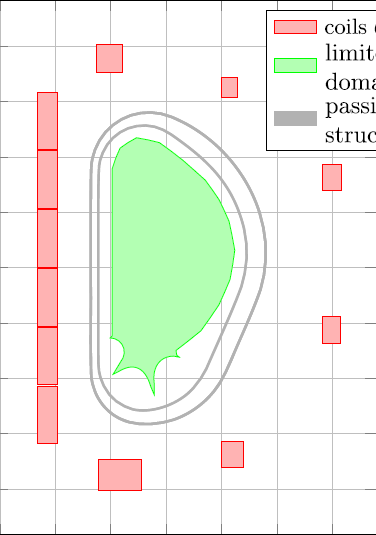
#> input picture FreeBoundary/notebooks/ITER_figure.png, 376 x 535 px
$ jupyter execute --allow-errors Generate_ITER_mesh.ipynb
#> lines starting #> are read from the running program, lines starting #| are printed output that depends on the picture; after the words box and inside, x2 and y2 are one past the last pixel; in counts of white or black regions, pixels touching at a corner belong together
[cell 1]
import cv2
import numpy as np
import matplotlib.pyplot as plt
from scipy.interpolate import splprep, splev

import gmsh
from firedrake import *
from firedrake.pyplot import triplot

## ITER mesh generation

In this notebook, starting from an image of a ITER mesh, an equal mesh compatible with Firedrake is generated using gmsh.
The splines that provide the shape of the vacuum vessel walls and the limiter are extracted using imaging tecniques.
The coordinates of the coils rectangles are extracted by ..
The mesh is then generated using the gmsh python library.

[cell 2]
# Load the image
img = cv2.imread("ITER_figure.png")
#> img is the input picture: shape (535, 376, 3); mean B, G, R 233.6, 242.8, 239.7
plt.imshow(img)
plt.axis('off')
plt.show()

# Extract splines from black/white image

To allow spline extraction with cv2, first the background grid needs to be eliminated from the image since it pollutes the binary black/white image used to extract the spline

[cell 3]
# Convert to HSV for red and green detection
hsv = cv2.cvtColor(img, cv2.COLOR_BGR2HSV)
#> hsv: shape (535, 376, 3); mean H, S, V 6.9, 15.3, 248.9

# --- RED COILS MASK ---
lower_red1 = np.array([0, 70, 50])
upper_red1 = np.array([10, 255, 255])
mask_red1 = cv2.inRange(hsv, lower_red1, upper_red1)
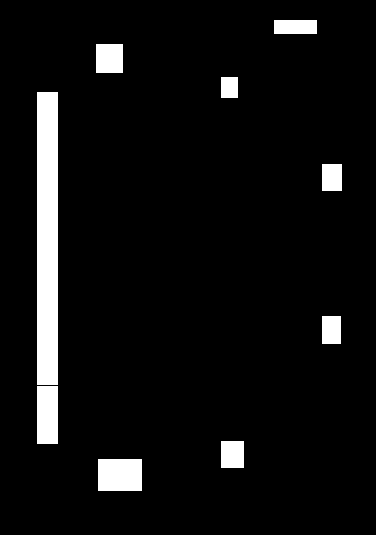
#> mask_red1: shape (535, 376); 6.1% white; 9 white regions, largest, box (x1, y1, x2, y2) and area: (37, 92, 58, 385) 6153, (98, 459, 142, 491) 1408, (37, 386, 58, 444) 1218

lower_red2 = np.array([170, 70, 50])
upper_red2 = np.array([180, 255, 255])
mask_red2 = cv2.inRange(hsv, lower_red2, upper_red2)
#> mask_red2: shape (535, 376); every value is 0

mask_red = cv2.bitwise_or(mask_red1, mask_red2)

# --- GREEN LIMITER MASK ---
lower_green = np.array([40, 40, 40])
upper_green = np.array([90, 255, 255])
mask_green = cv2.inRange(hsv, lower_green, upper_green)
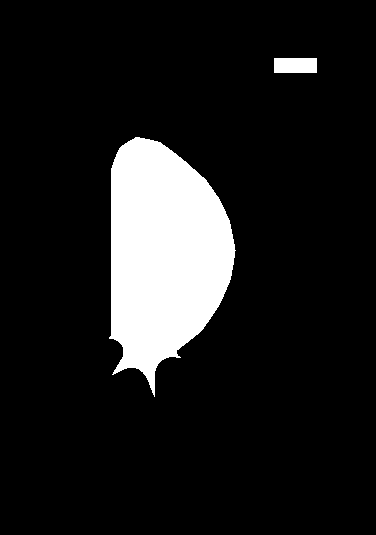
#> mask_green: shape (535, 376); 11.4% white; 2 white regions, box (x1, y1, x2, y2) and area: (109, 137, 236, 397) 22326, (274, 58, 317, 73) 645

# --- DARK & GREY VESSEL MASK (using grayscale) ---
# The vessel walls are light gray, but not as light as the white background grid.
# We'll threshold for a range that captures gray but excludes the white grid.

# Assume: grid is pure white (255), vessel walls are light gray (e.g., 180-230)
# You may need to adjust these values based on your image.

# Create mask for gray vessel walls
gray = cv2.cvtColor(img, cv2.COLOR_BGR2GRAY)
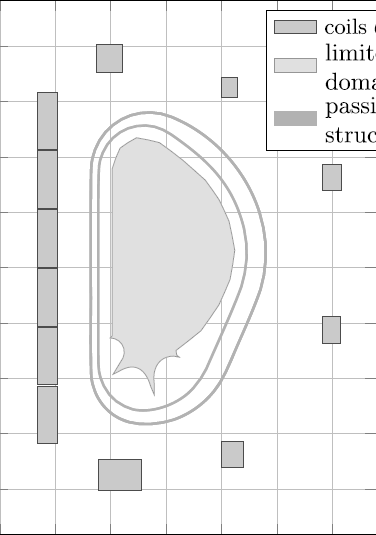
#> gray: shape (535, 376); min 0, max 255, mean 240.9
lower_gray = 160  # lower bound for vessel wall gray
upper_gray = 190  # upper bound for vessel wall gray
mask_gray = cv2.inRange(gray, lower_gray, upper_gray)
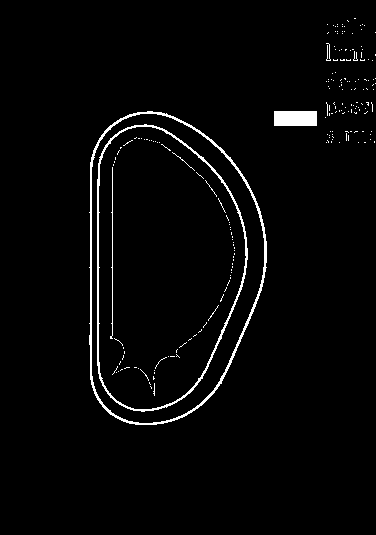
#> mask_gray: shape (535, 376); 2.5% white in thin lines or dots, all inside (x1, y1, x2, y2) = (89, 18, 376, 425)

# --- Combine masks ---
combined_mask = cv2.bitwise_or(mask_red, mask_green)
#> combined_mask: shape (535, 376); 17.5% white; 11 white regions, largest, box (x1, y1, x2, y2) and area: (109, 137, 236, 397) 22326, (37, 92, 58, 385) 6153, (98, 459, 142, 491) 1408
combined_mask = cv2.bitwise_or(combined_mask, mask_gray)
#> combined_mask: shape (535, 376); 19.8% white; 138 white regions (122 under 20 px), largest, box (x1, y1, x2, y2) and area: (109, 137, 236, 397) 22326, (37, 92, 58, 385) 6153, (89, 111, 267, 425) 2003

# Optional: clean small blobs
kernel = np.ones((2, 2), np.uint8)
cleaned_mask = cv2.morphologyEx(combined_mask, cv2.MORPH_OPEN, kernel, iterations=1)
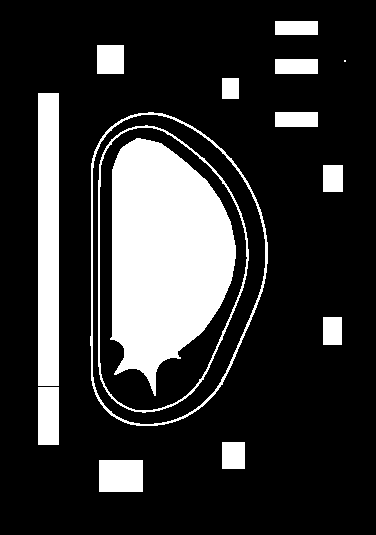
#> cleaned_mask: shape (535, 376); 19.6% white; 15 white regions (1 under 20 px)

# Show results
plt.figure(figsize=(16, 5))
plt.subplot(1, 3, 1)
plt.imshow(cv2.cvtColor(img, cv2.COLOR_BGR2RGB))
plt.title("Original")

plt.subplot(1, 3, 2)
plt.imshow(combined_mask, cmap='gray')
plt.title("Combined Mask")
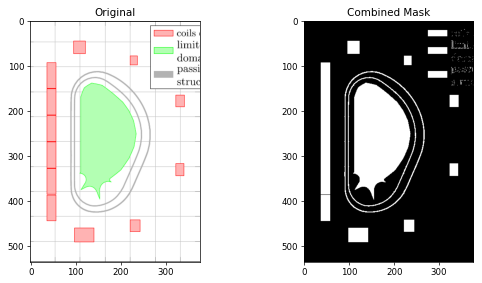
#> figure drawn by matplotlib, 2 panels

[cell 4]
# Filter out multiple contours that refer to the same feature (very close together)
def filter_close_contours(contours, min_distance=10):
    filtered = []
    for contour in contours:
        if len(filtered) == 0:
            filtered.append(contour)
            continue
        #last_contour = filtered[-1]
        last_contour = filtered[-1]
        # Calculate distance between last contour and current contour
        pt = tuple(map(float, contour[0][0]))
        dist = cv2.pointPolygonTest(last_contour, pt, True)
        if abs(dist) > min_distance:
            filtered.append(contour)
    return filtered

# Helper to fit a spline to a contour
def fit_spline_to_contour(contour, s=10.0):
    contour = contour.squeeze()
    if contour.ndim != 2 or contour.shape[0] < 8:
        return None, None
    x, y = contour[:, 0], contour[:, 1]
    tck, u = splprep([x, y], s=s, per=True)
    u_fine = np.linspace(0, 1, 400)
    x_fine, y_fine = splev(u_fine, tck)
    return (x_fine, y_fine), tck

[cell 5]
# Assume 'cleaned_mask' is your binary mask (white = features, black = background)
# Find contours
contours, hierarchy = cv2.findContours(cleaned_mask, cv2.RETR_TREE, cv2.CHAIN_APPROX_NONE)
#> contours = 17 contours, 1 with area under 20; largest, box (x1, y1, x2, y2) and area: (90, 112, 268, 426) 44509, (92, 114, 266, 425) 43256, (98, 125, 249, 413) 33994, (99, 127, 248, 411) 33046, (110, 138, 236, 396) 22016

# Remove small contours that are likely noise
contours = [c for c in contours if cv2.contourArea(c) > 100]
#> contours = 16 contours; largest, box (x1, y1, x2, y2) and area: (90, 112, 268, 426) 44509, (92, 114, 266, 425) 43256, (98, 125, 249, 413) 33994, (99, 127, 248, 411) 33046, (110, 138, 236, 396) 22016

# Filter out multiple contours that refer to the same feature (very close together)
contours = filter_close_contours(contours)
#> the loop in filter_close_contours, `for contour in contours:` made 16 passes
#> (pt, dist) on passes 2 to 13: ((222, 442), -82), ((38, 387), -192), ((323, 317), -274.1), ((323, 165), -152), ((275, 112), -71.51), ((148, 112), -127), ((140, 115), 2), ((145, 125), 12), ((136, 128), 2), ((136, 138), 11.18), ((38, 93), -99.3), ((222, 78), -164.7)
#> after the loop in filter_close_contours, `for contour in contours:`: filtered = 14 contours; largest, box (x1, y1, x2, y2) and area: (90, 112, 268, 426) 44509, (98, 125, 249, 413) 33994, (110, 138, 236, 396) 22016, (38, 93, 59, 386) 5840, (99, 460, 143, 492) 1333
#> contours has the same summary as filtered in filter_close_contours

# Sort contours by area (largest is the outermost)
contours = sorted(contours, key=cv2.contourArea, reverse=True)

for idx, (contour, h) in enumerate(zip(contours, hierarchy[0])):
    print(f"Contour {idx}: area={cv2.contourArea(contour)}, hierarchy={h}")
#> this loop made 14 passes
#> h on passes 1 to 12: [1, -1, -1, -1], [2, 0, -1, -1], [3, 1, -1, -1], [4, 2, -1, -1], [5, 3, -1, -1], [6, 4, -1, -1], [11, 5, 7, -1], [-1, -1, 8, 6], [-1, -1, 9, 7], [-1, -1, 10, 8], [-1, -1, -1, 9], [12, 6, -1, -1]
#| Contour 0: area=44509.0, hierarchy=[ 1 -1 -1 -1]
#| Contour 1: area=33994.0, hierarchy=[ 2  0 -1 -1]
#| Contour 2: area=22016.0, hierarchy=[ 3  1 -1 -1]
#| Contour 3: area=5840.0, hierarchy=[ 4  2 -1 -1]
#| Contour 4: area=1333.0, hierarchy=[ 5  3 -1 -1]
#| Contour 5: area=1140.0, hierarchy=[ 6  4 -1 -1]
#| Contour 6: area=728.0, hierarchy=[11  5  7 -1]
#| Contour 7: area=588.0, hierarchy=[-1 -1  8  6]
#> (further printed lines are left out)

# Fit splines and plot all contours
plt.figure(figsize=(8, 8))
plt.imshow(cleaned_mask, cmap='gray')

for idx, contour in enumerate(contours):
    spline, tck = fit_spline_to_contour(contour)
    if spline:
        plt.plot(spline[0], spline[1], label=f'Contour {idx+1}')
#> this loop made 14 passes

plt.legend()
plt.axis('off')
plt.show()
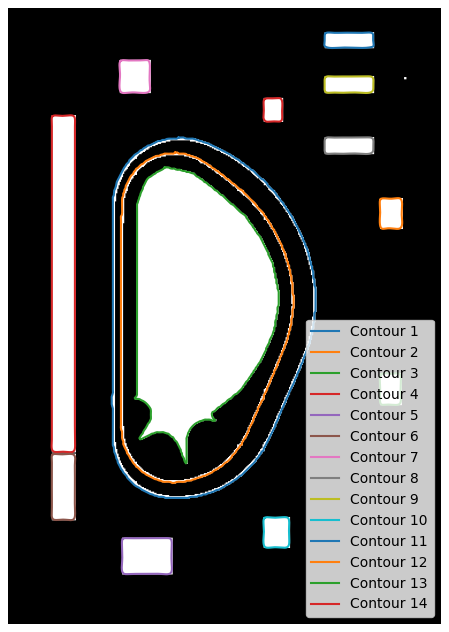
#> figure drawn by matplotlib, 1 panel

[cell 6]
# Consider just the contours related to vessel walls and limiter:
vessel_contours = contours[:3]
#> vessel_contours = 3 contours; box (x1, y1, x2, y2) and area: (90, 112, 268, 426) 44509, (98, 125, 249, 413) 33994, (110, 138, 236, 396) 22016

# Fit splines to the vessel contours
vessel_splines = []
for contour in vessel_contours:
    spline, tck = fit_spline_to_contour(contour)
    if spline:
        vessel_splines.append(spline)
#> this loop made 3 passes
#> after the loop, vessel_splines = 3 items

# Plot the original image with the fitted splines
plt.figure(figsize=(10, 10))
plt.imshow(cv2.cvtColor(img, cv2.COLOR_BGR2RGB))
for idx, spline in enumerate(vessel_splines):
    plt.plot(spline[0], spline[1], label=f'Vessel Spline {idx+1}', linewidth=2, color='red')
plt.title("Fitted Vessel Splines")
plt.axis('off')
plt.show()

# Splines post-processing

Here the splines extracted are "cleaned" by removing undesired points on the left-side line and removing points which are too close to improve performance in the mesh generation.

[cell 7]
def normalize_spline(x, y, bbox_src, bbox_dst):
    x_norm = (x - bbox_src[0]) / (bbox_src[1] - bbox_src[0])
    y_norm = (y - bbox_src[2]) / (bbox_src[3] - bbox_src[2])
    x_dst = bbox_dst[0] + x_norm * (bbox_dst[1] - bbox_dst[0])
    y_dst = - (bbox_dst[2] + y_norm * (bbox_dst[3] - bbox_dst[2]))
    return x_dst, y_dst

def remove_close_points(x, y, min_dist):
    """Remove points that are closer than min_dist."""
    new_x = [x[0]]
    new_y = [y[0]]
    for xi, yi in zip(x[1:], y[1:]):
        dist = np.hypot(xi - new_x[-1], yi - new_y[-1])
        if dist >= min_dist:
            new_x.append(xi)
            new_y.append(yi)

    # Ensure first and last points are NOT the same
    if len(new_x) > 1 and ((abs(new_x[0] - new_x[-1]) < 0.01) and (abs(new_y[0] - new_y[-1]) < 0.01)):
        new_x.pop()
        new_y.pop()

    return np.array(new_x), np.array(new_y)

# Fix incorrect deviations by translating the leftmost points in splines
# that are not aligned with the expected leftmost point
def fix_leftmost_point(x, y):
    """Remove the point with the smallest x value from the spline."""
    if len(x) == 0:
        return x, y
    #identify the leftmost point:
    min_idx = np.argmin(x)
    # Identify the successive point:
    # Replace the x coordinate of the leftmost point with the previous point's x
    x_new = np.copy(x)
    y_new = np.copy(y)
    if len(x) > 1:
        previous_idx = (min_idx - 1) % len(x)
        x_new[min_idx] = x[previous_idx]

    return x_new, y_new

[cell 8]
# --- Define bounding boxes ---
# Source bounding box (image coordinates)
bbox_src = (0, cleaned_mask.shape[1], 0, cleaned_mask.shape[0])  # (xmin, xmax, ymin, ymax)
#> bbox_src = (0, 376, 0, 535)
# Destination bounding box (Gmsh rectangle)
bbox_dst = (0, 14, -10, 10)  # (xmin, xmax, ymin, ymax)

# --- Normalize all splines ---
splines = []
for x, y in vessel_splines:
    x_new, y_new = normalize_spline(np.array(x), np.array(y), bbox_src, bbox_dst)
    splines.append((x_new, y_new))
#> after the loop, splines = 3 items

# Plot splines to verify
plt.figure(figsize=(8,8))
for i, (x, y) in enumerate(splines):
    plt.plot(x, y, label=f"Spline {i}")
plt.legend()
plt.axis('equal')
plt.show()
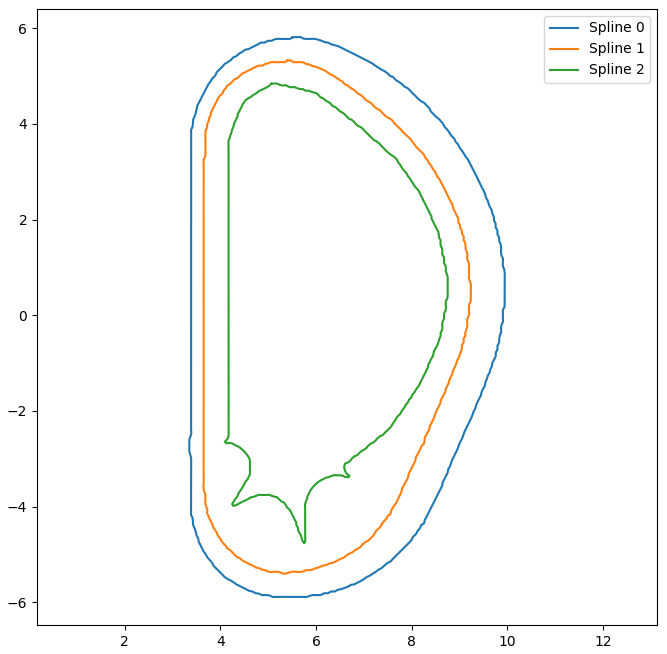
#> figure drawn by matplotlib, 1 panel

[cell 9]
# --- Fix leftmost points ---

# After manual trials -> 12 times required to fix the v
for i in range(14):
    x, y = splines[0]
    splines[0] = fix_leftmost_point(x, y)
#> this loop made 14 passes
#> (min_idx in fix_leftmost_point, previous_idx in fix_leftmost_point) on passes 1 to 12: (124, 123), (127, 126), (126, 125), (127, 126), (125, 124), (126, 125), (127, 126), (128, 127), (123, 122), (124, 123), (125, 124), (126, 125)

# After manual trials -> 5 times required to fix the limiter spline
for i in range(5):
    x, y = splines[2]
    splines[2] = fix_leftmost_point(x, y)
#> this loop made 5 passes

# Plot splines to verify
plt.figure(figsize=(8,8))
for i, (x, y) in enumerate(splines):
    plt.plot(x, y, label=f"Spline {i}")
plt.legend()
plt.axis('equal')
plt.show()
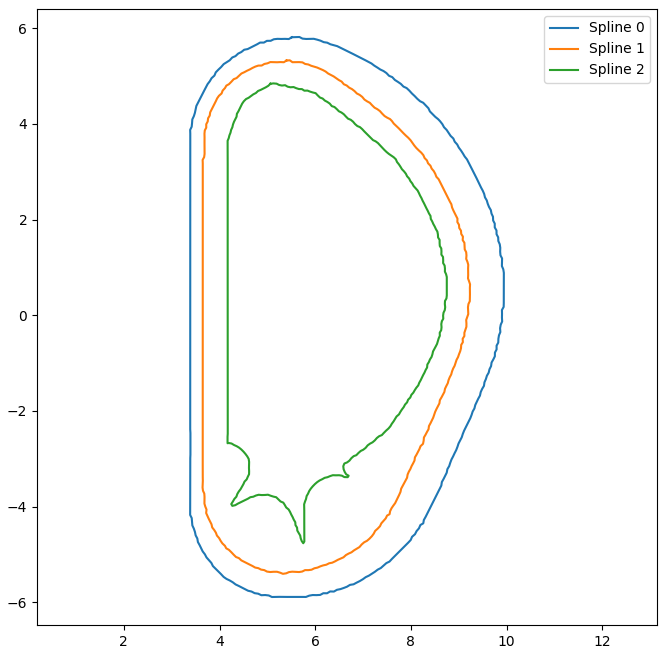
#> figure drawn by matplotlib, 1 panel

[cell 10]
def reduce_by_curvature(points, max_points=50):

    if len(points) <= max_points:
        return points

    # Compute curvature
    curvatures = []
    for i in range(1, len(points)-1):
        v1 = points[i] - points[i-1]
        v2 = points[i+1] - points[i]
        angle = np.arccos(np.dot(v1, v2) / (np.linalg.norm(v1) * np.linalg.norm(v2)))
        curvatures.append(angle)

    # Seleziona punti con curvatura più alta
    indices = np.argsort(curvatures)[-max_points+2:]  # +2 per primo e ultimo
    indices = np.sort(np.concatenate([[0], indices+1, [len(points)-1]]))

    return points[indices]

[cell 11]
# --- Remove close points ---
simplified_splines = []
for x, y in splines:
    x_s, y_s = remove_close_points(x, y, min_dist=0.1)  # adjust min_dist as needed
    simplified_splines.append((x_s, y_s))
#> this loop made 3 passes
#> after the loop, simplified_splines = 3 items

# Plot splines to verify
plt.figure(figsize=(8,8))
for i, (x, y) in enumerate(simplified_splines):
    plt.plot(x, y, label=f"Spline {i}")

# Highlight the first and last points of each spline to check for orientation:
for i, (x, y) in enumerate(simplified_splines):
    plt.plot(x[0], y[0], 'ro')  # First point
    plt.plot(x[-1], y[-1], 'go')  # Last point

plt.legend()
plt.axis('equal')
plt.show()

Notice that all the splines have the points ordered in counterclockwise sense. This is essential for meshing since gmsh requires the external curve loop of a region to be counterclockwise and the internal one to be clockwise.

# Extract the coils coordinates

By opening the image on paint, I extract the coils coordinates in pixels. The coils are in order from 1 to 12 and the coordinates start always with the low-lewft point and advance in counterclockwise sense.

[cell 12]
coil_1_pixels = [(37,149), (57,149), (57,92), (37,92)]

coils_7_12_pixels = [ [(96,72), (122,72), (122,44), (96,44)]
                , [(221,97), (237,97), (237,77), (221,77)]
                , [(322,190), (340,190), (340,164), (322,164)]
                , [(322,343), (340,343), (340,317), (322,317)]
                , [(221,467), (243,467), (243,441), (221,441)]
                , [(98,490), (141,490), (141,459), (98,459)]
]

[cell 13]
# Plot over the image to verify if the pixel coordinates are correct:
plt.figure(figsize=(10, 10))
plt.imshow(cv2.cvtColor(img, cv2.COLOR_BGR2RGB))
coil1 = np.array(coil_1_pixels)
plt.plot(coil1[:,0], coil1[:,1], 'bo-')
for coil in coils_7_12_pixels:
    coil = np.array(coil)
    plt.plot(coil[:, 0], coil[:, 1], 'bo-')
plt.title("Coils Pixel Coordinates")
plt.axis('off')
plt.show()
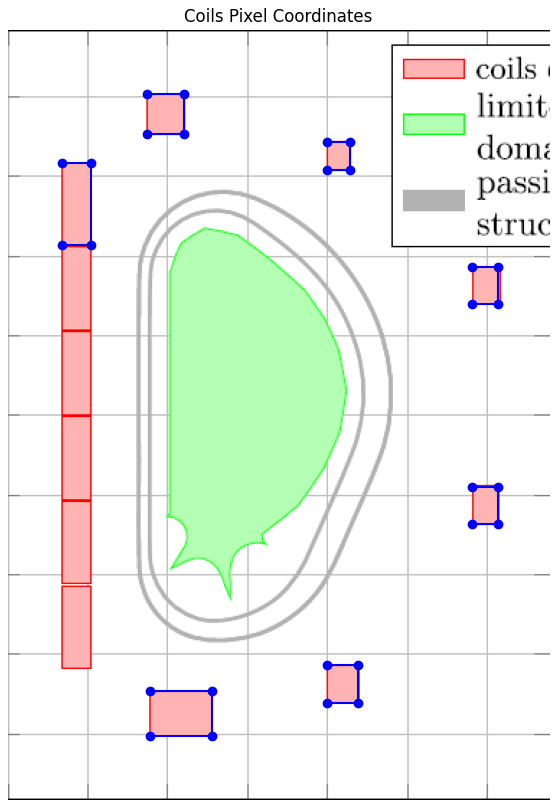
#> figure drawn by matplotlib, 1 panel

[cell 14]
# Convert pixel coordinates to normalized coordinates
def convert_pixels_to_normalized(coords, bbox_src, bbox_dst):
    x_norm = (coords[0] - bbox_src[0]) / (bbox_src[1] - bbox_src[0])
    y_norm = (coords[1] - bbox_src[2]) / (bbox_src[3] - bbox_src[2])
    x_dst = bbox_dst[0] + x_norm * (bbox_dst[1] - bbox_dst[0])
    y_dst = - (bbox_dst[2] + y_norm * (bbox_dst[3] - bbox_dst[2]))
    return x_dst, y_dst

[cell 15]
# Convert isolated coils (from 7 to 12) in normalized coordinates
coils_7_12 = []
for coil in coils_7_12_pixels:
    coil_normalized = [convert_pixels_to_normalized(pt, bbox_src, bbox_dst) for pt in coil]
    coils_7_12.append(coil_normalized)

# Convert coil 1 in normalized coordinates:
coil_1_normalized = [convert_pixels_to_normalized(pt, bbox_src, bbox_dst) for pt in coil_1_pixels]

x0 = coil_1_normalized[0][0]        # left endpoint of the block of coils on the left
#> x0 = 1.38
x1 = coil_1_normalized[1][0]        # right endpoint of the block of coils on the left
#> x1 = 2.12
h = coil_1_normalized[3][1] - coil_1_normalized[0][1]                              # height of each coil in the block
#> h = 2.13

# Create the set of points for the solenoid on the left:
solenoid = [ (x0, 3*h) , (x1, 3*h) , (x0, 2*h) , (x1, 2*h)
            , (x0, h) , (x1, h) , (x0, 0), (x1, 0)
            , (x0, -h), (x1, -h), (x0, -2*h), (x1, -2*h)
            , (x0, -3*h), (x1, -3*h)
]

# Generate mesh using gmsh

[cell 16]
gmsh.initialize()
#> (this line was passed over: gmsh is not available in this run)
gmsh.model.add("ITER")
#> (this line was passed over: gmsh is not available in this run)
